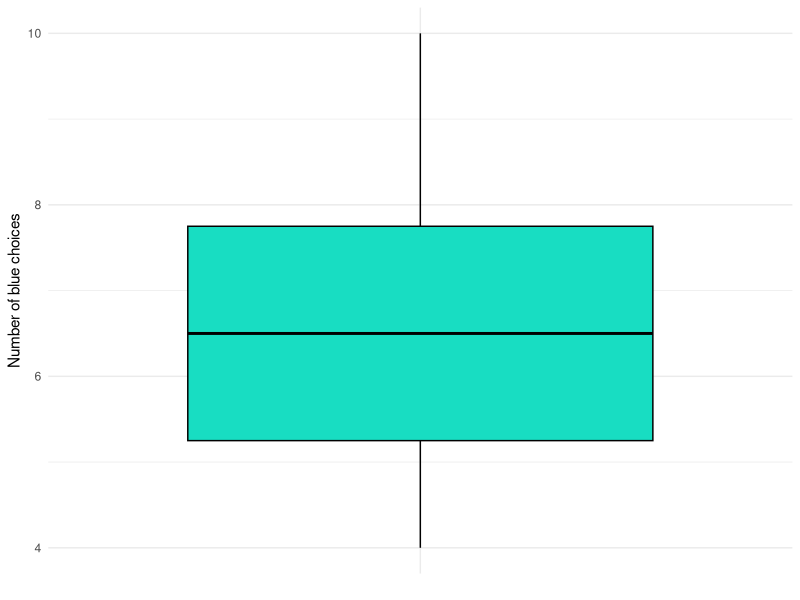

This chart was generated by the following R code:
# Basic statistical test

# Load libraries
library (tidyverse)

# Example dataset: the number of times each dog chose the blue ball in 10 trials
blue_choices <- c(7, 6, 4, 8, 5, 9, 6, 7, 5, 10)

# Perform a one-tailed t-test to see if the mean number of blue ball choices is greater than 5 (50/50 neutral)
t_test_result <- t.test(blue_choices, mu = 5, alternative = "greater")

# Display the test results
t_test_result

# Convert the data to a data frame for plotting
data <- data.frame(blue_choices = blue_choices)

# Create a box plot
ggplot(data, aes(x = "", y = blue_choices)) +
  geom_boxplot(fill = "#18DDC2FF", color = "black") +
  labs(x = NULL, y = "Number of blue choices") +
  theme_minimal()

# Calculate how much more frequently the dogs chose blue (as a percentage)
mean_blue <- mean(blue_choices)
neutral <- 5  # Neutral choice (50/50)
percent_increase <- ((mean_blue - neutral) / neutral) * 100

# Output the percentage increase
cat("The dogs chose the blue ball", round(percent_increase, 2), "% more frequently than expected under neutral conditions.\n")
